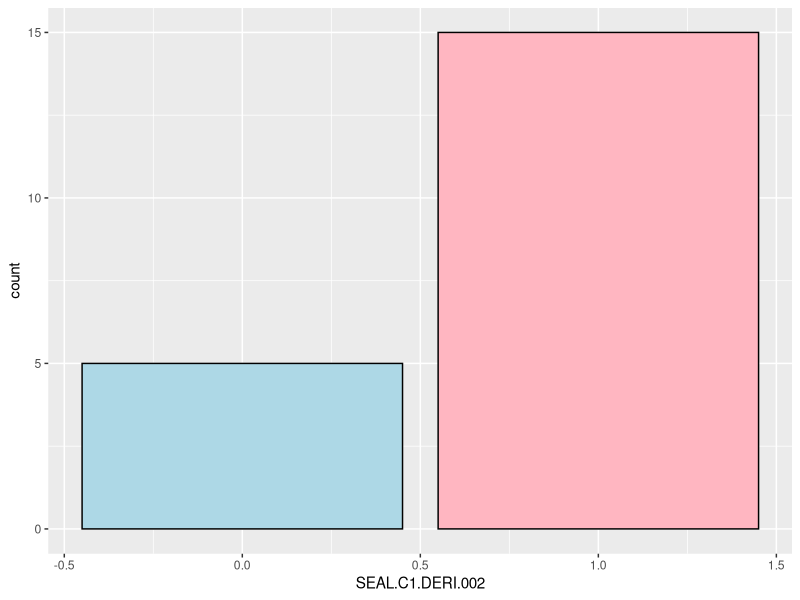

This figure's R source:
## ---- chunk 1
#testplot
testdata <- read.csv(file = 'Test_Data.csv')
library(ggplot2)
p <- ggplot(data = testdata, aes(x=SEAL.C1.DERI.002)) + geom_bar(show.legend=TRUE, fill=c("light blue","light pink"), colour="black")
## ---- chunk 2
plot(p)
